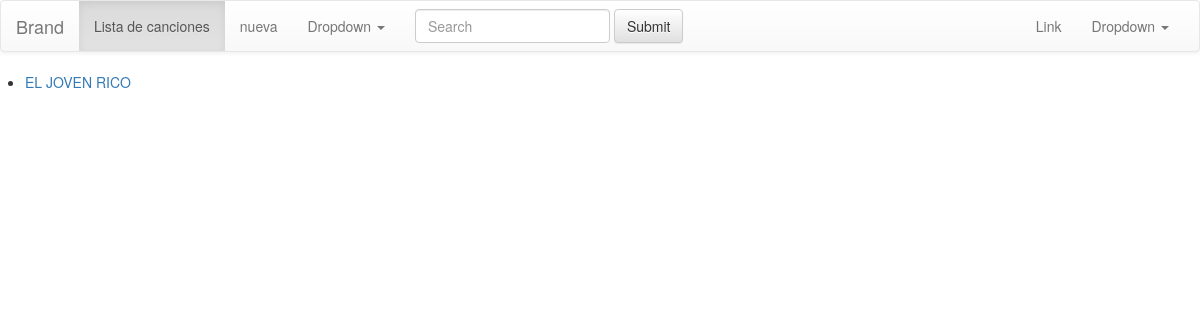
The app's page /, older data.
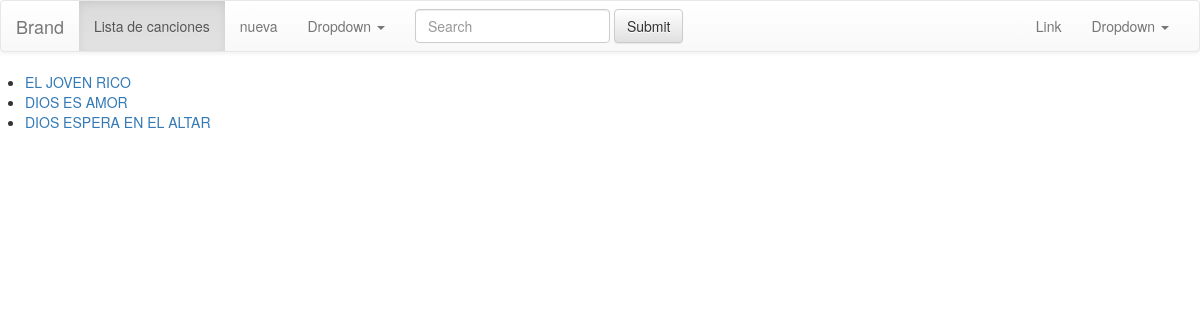
The same page, newer data.
### songs/models.py (models this page shows)
class Song(models.Model):
    name = models.CharField('Nombre', max_length=200)
    lyrics = models.TextField('Contenido')
    lyrics_formated = models.TextField('Contenido HTML')

### songs/views.py (the view)
# urls.py: url(r'^$', SongList.as_view(), name='song-list'),
class SongList(ListView):
	model = Song
	template_name = 'songs.html'

### songs/templates/songs.html (shortened to what this page needs)
{% extends "base.html" %}
{% load staticfiles %}
{% block content %}
<ul>
	{% for object in object_list %}
		<li><a href="/song/{{object.id}}/">{{ object.name }}</a></li>
	{% endfor %}
</ul>
{% endblock %}

### songs/templates/base.html (shortened to what this page needs)
<!DOCTYPE html>
{% load staticfiles %}
<html lang="en">
<head>
</head>
<body>
<nav class="navbar navbar-default">
  <div class="container-fluid">
    <div class="navbar-header">
      <a class="navbar-brand" href="#">Brand</a>
    </div>
    <div class="collapse navbar-collapse" id="bs-example-navbar-collapse-1">
      <ul class="nav navbar-nav">
        <li class="active"><a href="/">Lista de canciones <span class="sr-only">(current)</span></a></li>
        <li><a href="/song/">nueva</a></li>
        <li class="dropdown">
          <a href="#" class="dropdown-toggle" data-toggle="dropdown" role="button" aria-haspopup="true" aria-expanded="false">Dropdown <span class="caret"></span></a>
        </li>
      </ul>
      <form class="navbar-form navbar-left" role="search">
        <div class="form-group">
          <input type="text" class="form-control" placeholder="Search">
        </div>
        <button type="submit" class="btn btn-default">Submit</button>
      </form>
      <ul class="nav navbar-nav navbar-right">
        <li><a href="#">Link</a></li>
        <li class="dropdown">
          <a href="#" class="dropdown-toggle" data-toggle="dropdown" role="button" aria-haspopup="true" aria-expanded="false">Dropdown <span class="caret"></span></a>
        </li>
      </ul>
    </div>
  </div>
</nav>
<div class="row content" >
{% block content %}
{% endblock %}
</div>
	<link rel='stylesheet' href='{% static "normalize.css" %}'/>
	<link rel="stylesheet" href="https://maxcdn.bootstrapcdn.com/bootstrap/3.3.5/css/bootstrap.min.css">
	<link rel="stylesheet" href="https://maxcdn.bootstrapcdn.com/bootstrap/3.3.5/css/bootstrap-theme.min.css">
</body>

Row changes from the older to the newer data that the page shows:
added Song: name "DIOS ES AMOR"
added Song: name "DIOS ESPERA EN EL ALTAR"
